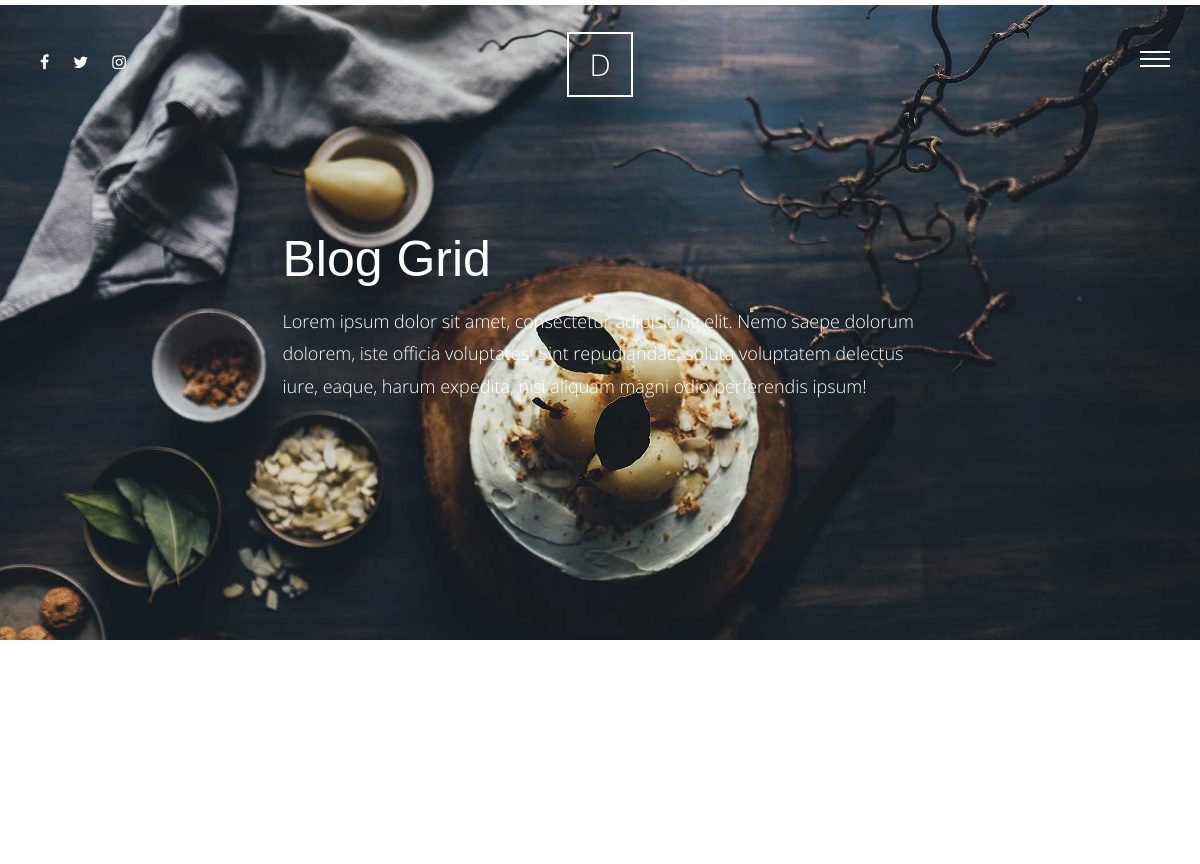
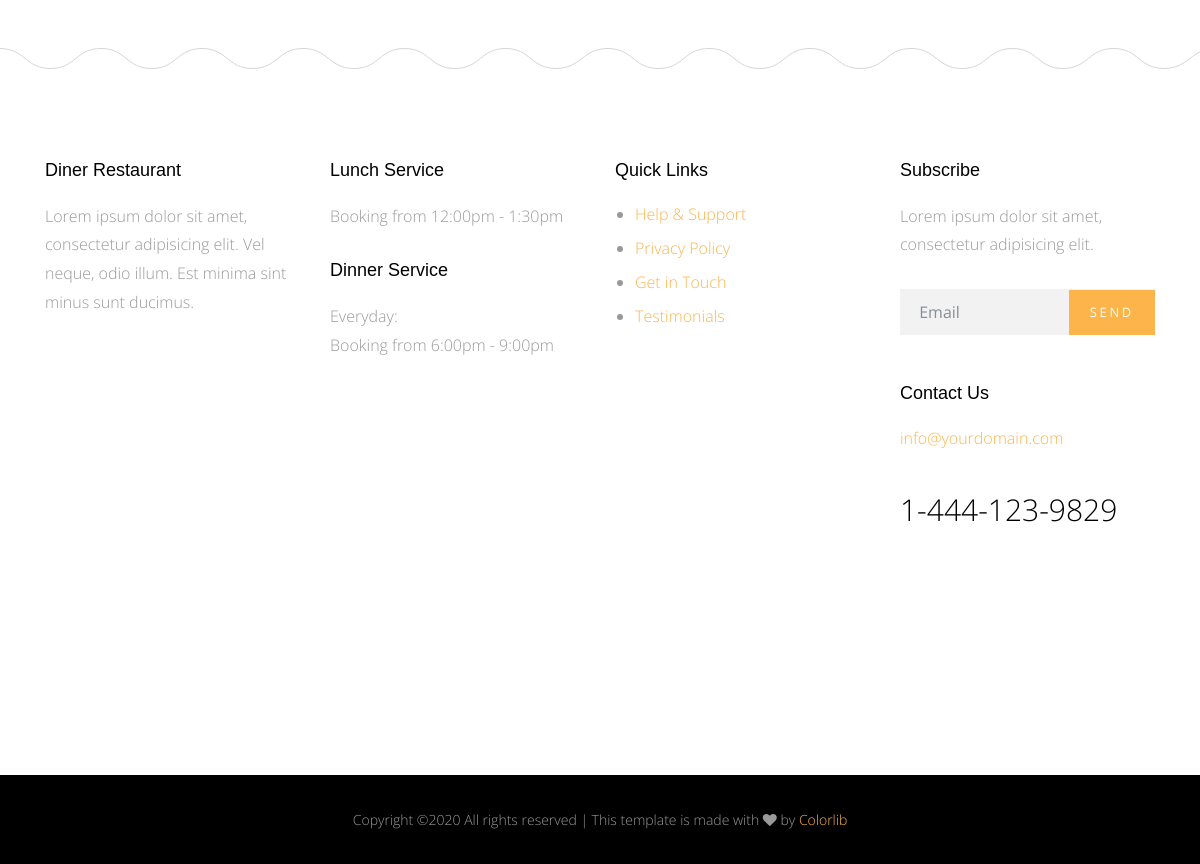
The app's page /blog/category=murwa, older data (2 pictures, top to bottom).
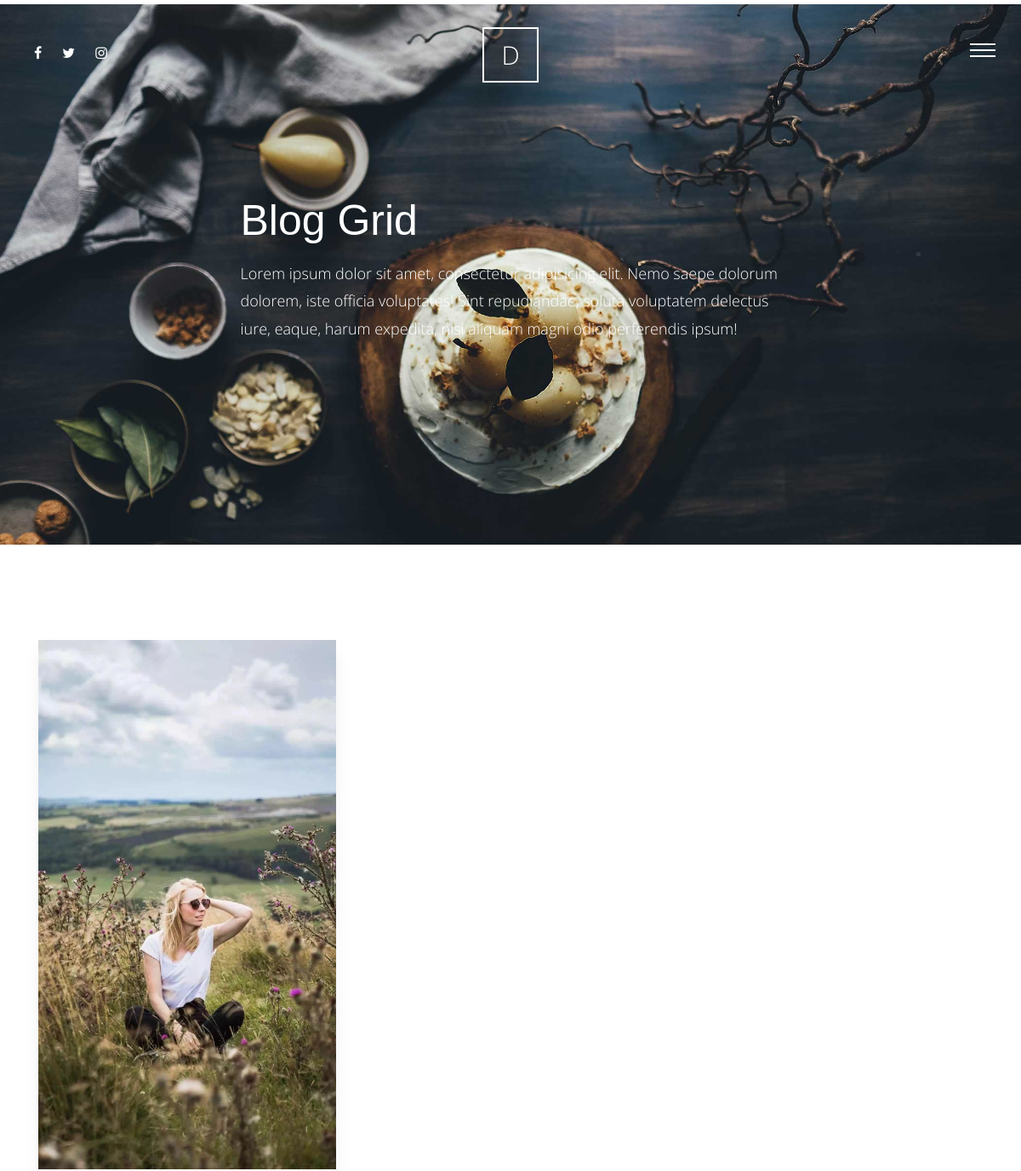
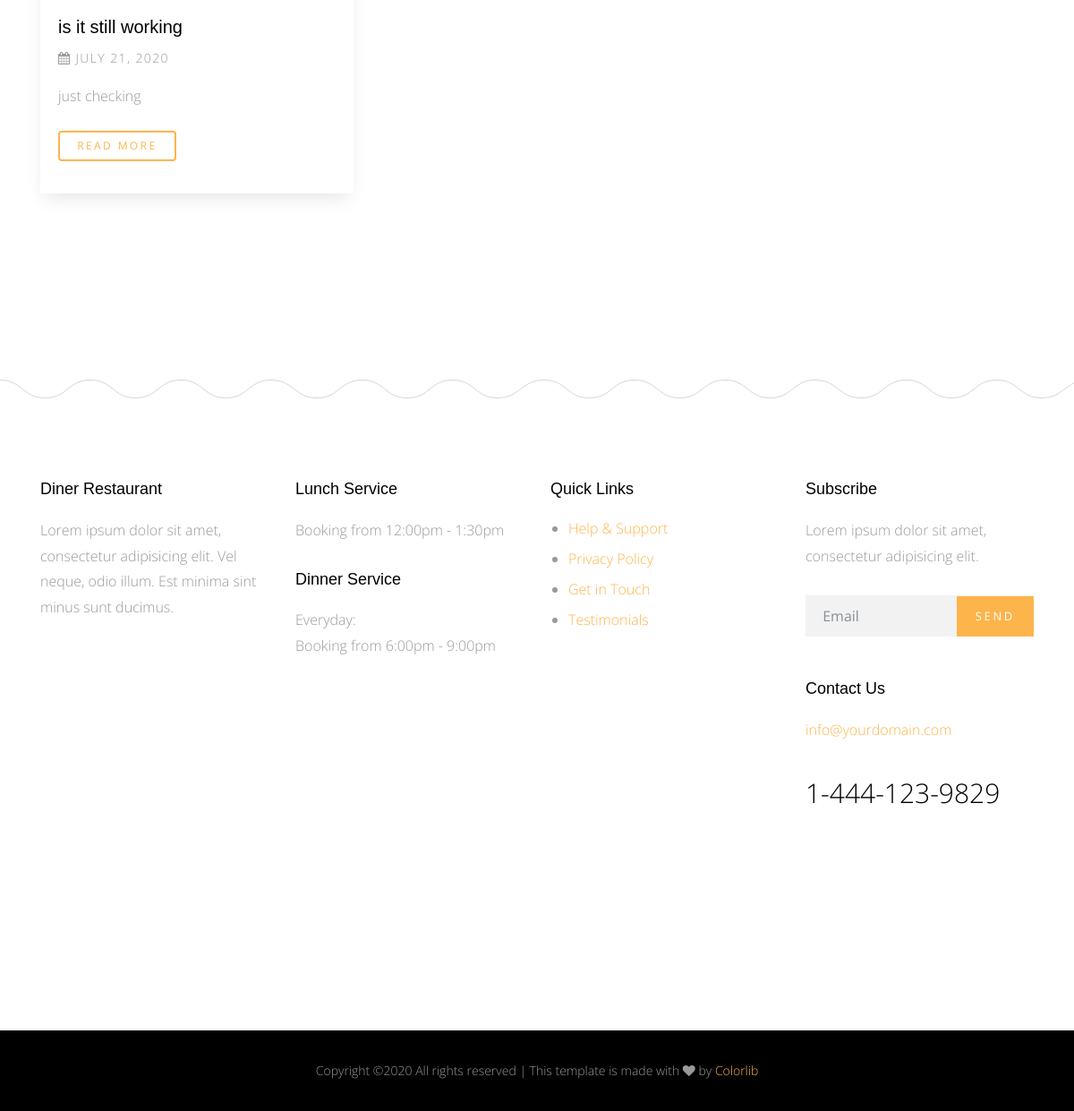
The same page, newer data (2 pictures, top to bottom).
### blog/models.py (models this page shows)
class Post(models.Model):
    title = models.CharField(max_length=70)
    content = models.TextField()
    author = models.ForeignKey(User, on_delete=models.CASCADE)
    created = models.DateField(default=timezone.now)
    tags = TaggableManager(blank=True)
    category = models.ForeignKey('Category', on_delete=models.SET_NULL, null=True)
    image = models.ImageField(upload_to='blog/', blank=True, null=True)
    class Meta:
        verbose_name = 'Post'
        verbose_name_plural = 'Posts'
    def __str__(self):
        return self.title

### blog/views.py (the view)
# urls.py: path('category=<slug:category>', views.post_by_category, name='post_by_category'),
def post_by_category(request , category):
    post_by_category = Post.objects.filter(category__category_name=category)
    context = {
        'post_list' : post_by_category ,
    }
    return render(request , 'Post/post_list.html' , context)

### blog/templates/Post/post_list.html (shortened to what this page needs)
{% extends 'base.html' %}
{% load static %}
{% block body %}
      <div class="main-wrap">
        <div class="cover_1 cover_sm">
          <div class="img_bg" style="background-image: url({% static 'site_static/img/slider-1.jpg' %})" data-stellar-background-ratio="0.5">
            <div class="container">
              <div class="row align-items-center justify-content-center">
                <div class="col-md-7" data-aos="fade-up">
                  <h2 class="heading">Blog Grid</h2>
                  <p class="lead">Lorem ipsum dolor sit amet, consectetur adipisicing elit. Nemo saepe dolorum dolorem, iste officia voluptates! Sint repudiandae, soluta voluptatem delectus iure, eaque, harum expedita, nisi aliquam magni odio perferendis ipsum!</p>
                </div>
              </div>
            </div>
          </div>
        </div>
       <div class="section">
          <div class="container">
            <div class="row mb-5">
             {% for post in post_list %}
                <div class="col-md-4">
                    <div class="media d-block media-bg-white mb-5" data-aos="fade-up"  data-aos-delay="400">
                    <figure>
                        <a href="{% url 'blog:post_detail' post.id %}"><img src="{{post.image.url}}" alt="Image placeholder" class="img-fluid"></a>
                    </figure>
                    <div class="media-body">
                        <h3><a href="{% url 'blog:post_detail' post.id %}">{{post}}</a></h3>
                        <p class="post-meta"><span><span class="fa fa-calendar"></span> {{post.created}}</span></p>
                        <p class="mb-4">{{post.content|truncatewords:20}}</p>
                        <p><a href="{% url 'blog:post_detail' post.id %}" class="btn btn-primary btn-outline-primary btn-sm">Read More</a></p>
                    </div>
                    </div>
                </div>
             {% endfor %}
            </div>
        </div>
      </div>
      {% endblock body %}

### templates/base.html (shortened to what this page needs)
{% load static %}
<!doctype html>
<html lang="en">
  <head>
    <link rel="stylesheet" href="{% static 'site_static/css/bootstrap.css' %}">
    <link rel="stylesheet" href="{% static 'site_static/css/animate.css' %}">
    <link rel="stylesheet" href="{% static 'site_static/css/owl.carousel.min.css' %}">
    <link rel="stylesheet" href="{% static 'site_static/css/magnific-popup.css' %}">
    <link rel="stylesheet" href="{% static 'site_static/css/aos.css' %}">
    <link rel="stylesheet" href="{% static 'site_static/css/bootstrap-datepicker.css' %}">
    <link rel="stylesheet" href="{% static 'site_static/css/jquery.timepicker.css' %}">
    <link rel="stylesheet" href="{% static 'site_static/fonts/ionicons/css/ionicons.min.css' %}">
    <link rel="stylesheet" href="{% static 'site_static/fonts/fontawesome/css/font-awesome.min.css' %}">
    <link rel="stylesheet" href="{% static 'site_static/fonts/flaticon/font/flaticon.css' %}">
    <link rel="stylesheet" href="{% static 'site_static/css/style.css' %}">
  </head>
  <body>
    <div class="site-wrap">
      <header class="site-header">
        <div class="row align-items-center">
          <div class="col-5 col-md-3">
             <ul class="list-unstyled social">
              <li><a href="#"><span class="fa fa-facebook"></span></a></li>
              <li><a href="#"><span class="fa fa-twitter"></span></a></li>
              <li><a href="#"><span class="fa fa-instagram"></span></a></li>
            </ul>
          </div>
          <div class="col-2 col-md-6 text-center">
            <a href="/" class="site-logo">D</a>
          </div>
          <div class="col-5 col-md-3 text-right menu-burger-wrap">
            <a href="#" class="site-nav-toggle js-site-nav-toggle"><i></i></a>
          </div>
        </div>
      </header>
      {% block body %}
      {% endblock body %}
      <footer>
        <div class="site-footer">
          <div class="container">
            <div class="row small-gutters mb-5">
              <div class="col-md-6 col-lg-3 mb-5" data-aos="fade" data-aos-delay="100">
                <div class="footer-widget">
                  <h3>Diner Restaurant</h3>
                  <p>Lorem ipsum dolor sit amet, consectetur adipisicing elit. Vel neque, odio illum. Est minima sint minus sunt ducimus.</p>
                </div>
              </div>
              <div class="col-md-6 col-lg-3 mb-5" data-aos="fade" data-aos-delay="200">
                <div class="footer-widget">
                  <h3>Lunch Service</h3>
                  <p>Booking from 12:00pm - 1:30pm</p>
                  <h3>Dinner Service</h3>
                  <p>Everyday: <br> Booking from 6:00pm - 9:00pm</p>
                </div>
              </div>
              <div class="col-md-6 col-lg-3 mb-5" data-aos="fade" data-aos-delay="300">
                <div class="footer-widget">
                  <h3>Quick Links</h3>
                  <ul>
                    <li><a href="#">Help &amp; Support</a></li>
                    <li><a href="#">Privacy Policy</a></li>
                    <li><a href="#">Get in Touch</a></li>
                    <li><a href="#">Testimonials</a></li>
                  </ul>
                </div>
              </div>
              <div class="col-md-6 col-lg-3 mb-5" data-aos="fade" data-aos-delay="400">
                <div class="footer-widget footer-contact-widget">
                  <h3>Subscribe</h3>
                  <p>Lorem ipsum dolor sit amet, consectetur adipisicing elit.</p>
                  <form action="" class="form-subscribe mb-5">
                    <div class="form-group form-field">
                      <input type="submit" value="Send" class="btn btn-primary">
                      <input type="text" class="form-control" placeholder="Email">
                    </div>
                  </form>
                  <h3>Contact Us</h3>
                  <p class="contact-email">info@yourdomain.com</p>
                  <p class="contact-phone">1-444-123-9829</p>
                </div>
              </div>
            </div>
          </div>
        </div>
      </footer>
      <div class="site-footer-copyright">
        <div class="container">
          <div class="row">
             <p class="footer-text col-md-12">
Copyright &copy;<script>document.write(new Date().getFullYear());</script> All rights reserved | This template is made with <i class="fa fa-heart" aria-hidden="true"></i> by <a href="https://colorlib.com" target="_blank">Colorlib</a>
</p>
          </div>
        </div>
      </div>
    </div>
  </body>
</html>

### static/site_static/css/style.css (style rules this page uses)
html { overflow-x: hidden; }
body { background: #fff; font-family: "Open Sans", cursive; font-size: 16px; line-height: 1.8; font-weight: 300; color: #999999; }
a { -webkit-transition: .3s all ease; -o-transition: .3s all ease; transition: .3s all ease; text-decoration: none; }
h1, h2, h3, h4, h5 { color: #000; font-family: "Playfair Display", Arial, sans-serif; }
h1 a, h2 a, h3 a, h4 a, h5 a { color: #000; }
.btn, .form-control { outline: none; }
.btn { font-size: 13px; text-transform: uppercase; letter-spacing: .2em; }
.btn.btn-primary { color: #fff; border-width: 2px; }
.btn.btn-sm { font-size: 12px; }
.btn.btn-outline-primary { border-width: 2px; color: #fdb44b; }
.site-header { padding: 3em 30px; position: absolute; top: 0; z-index: 100; width: 100%; }
.site-header .site-logo { line-height: 0; padding: 10px 20px; border: 2px solid #fff; color: #fff; font-size: 30px; }
.site-header .social li { display: inline-block; }
.site-header .social li a { color: #fff; padding: 0 10px; }
.media h3 { font-size: 20px; margin-bottom: 10px; }
.media .post-meta { font-size: 14px; letter-spacing: .1em; text-transform: uppercase; }
.media.media-bg-white { -webkit-box-shadow: 0 10px 20px -5px rgba(0, 0, 0, 0.1); box-shadow: 0 10px 20px -5px rgba(0, 0, 0, 0.1); }
.media.media-bg-white figure { margin-bottom: 0; }
.media.media-bg-white .media-body { padding: 20px; background: #fff; }
.site-footer { background: url("../img/curve_line.svg") repeat-x top left; padding: 7em 0; }
.site-footer .footer-widget h3 { font-size: 18px; margin-bottom: 20px; }
.site-footer .footer-widget p { margin-bottom: 30px; }
.site-footer .footer-widget ul { padding-left: 20px; }
.site-footer .footer-widget ul li { line-height: 1.5; margin-bottom: 10px; }
.site-footer-copyright { background: #000; padding: 2em 0; text-align: center; }
.site-footer-copyright p { font-size: 14px; }
.site-footer-copyright p:last-child { margin-bottom: 0; }
.footer-contact-widget .contact-email { color: #fdb44b; }
.footer-contact-widget .contact-phone { font-size: 30px; color: #000; }
.lead { font-size: 16px; }
.form-subscribe .form-group { position: relative; }
.form-subscribe .form-group input[type="email"], .form-subscribe .form-group input[type="text"] { -webkit-box-shadow: none !important; box-shadow: none !important; background: #f2f2f2; border: none; border-radius: 0 !important; padding-right: 100px; }
.form-subscribe .form-group input[type="submit"] { position: absolute; right: 0; top: 1px; border-radius: 0 !important; outline: none; -webkit-box-shadow: none !important; box-shadow: none !important; }
.menu-burger-wrap { position: relative; }
.site-nav-toggle { width: 30px; height: 30px; cursor: pointer; text-decoration: none; position: relative; top: -15px; z-index: 21; display: block !important; float: right; right: 0; display: none; border-bottom: none !important; }
.site-nav-toggle i { position: relative; display: -moz-inline-stack; display: inline-block; zoom: 1; *display: inline; width: 30px; height: 2px; font: bold 14px/.4 Helvetica; text-transform: uppercase; text-indent: -55px; background: #fff; -webkit-transition: all .2s ease-out; -o-transition: all .2s ease-out; transition: all .2s ease-out; }
.site-nav-toggle i:before, .site-nav-toggle i:after { content: ''; width: 30px; height: 2px; background: #fff; position: absolute; left: 0; -webkit-transition: 0.2s; -o-transition: 0.2s; transition: 0.2s; }
.site-nav-toggle i:before { top: -7px; }
.site-nav-toggle i:after { bottom: -7px; }
.section { padding: 7em 0; }
.cover_1 { position: relative; }
.cover_1 .lead { color: #fff; font-size: 18px; }
.cover_1 .img_bg { background-repeat: no-repeat; background-size: cover !important; background-position: center center; }
.cover_1 .img_bg, .cover_1 .img_bg > .container > .row { min-height: 700px; height: 100vh; }
.cover_1.cover_sm .img_bg, .cover_1.cover_sm .img_bg > .container > .row { min-height: 600px; height: 80vh; }
.cover_1 .heading { color: white; font-weight: 300; font-size: 30px; line-height: 1.5; }
@media (min-width: 768px) { .cover_1 .heading { font-size: 50px; line-height: 1.5; } }
.small-gutters { margin-right: -15px; margin-left: -15px; }
.small-gutters > [class*="col-"] { padding-right: 15px; padding-left: 15px; }

Row changes from the older to the newer data that the page shows:
added Post: image (picture), title "is it still working", created "JULY 21, 2020", content "just checking"
